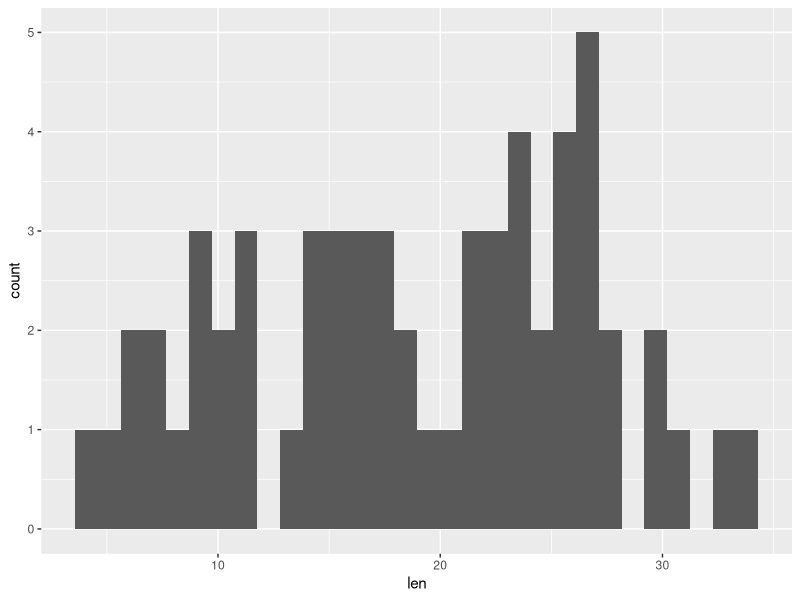

Here is the R script that generated this plot:
# PS 211 Lecture 3 Demo
# JW 20250909

# install libraries
# install.packages("dplyr")
# install.packages("tidyr")
# install.packages("ggplot2")

# load libraries
library(dplyr)
library(tidyr)
library(ggplot2)

# load data
data <- as.data.frame(ToothGrowth)

# look at data
data
head(data)

# make a histogram
ggplot(data, aes(x=len)) +
  geom_histogram()